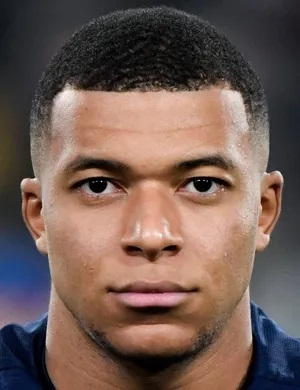
#> input picture cw12/images/ninja_turtle.jpg, 300 x 390 px
$ python -i tasks.py   (imports and definitions only)
#> lines starting #> are read from the running program, lines starting #| are printed output that depends on the picture
#> further down, picture is the input picture: shape (390, 300, 3); mean B, G, R 83.3, 91.1, 112.7
### cw2/util.py
import cv2
import numpy as np

# [12 lines left out: functions load_image, preprocess_image, not called in this run]

def show_image(title, image):
    cv2.imshow(title, image)
    cv2.waitKey(0)
    cv2.destroyAllWindows()

### cw12/tasks.py
import cv2
import numpy as np
from util import show_image

# [15 lines left out: functions task_1, task_2, not called in this run]

def task_3(image):
    B, G, R = cv2.split(image)
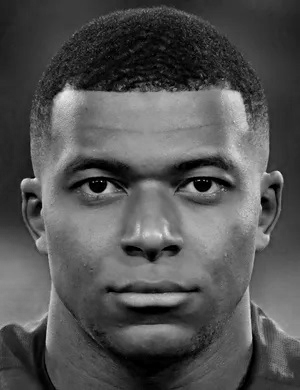
#> B: shape (390, 300); min 0, max 237, mean 83.3
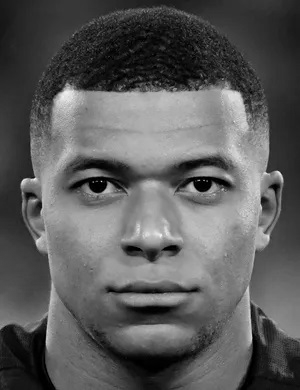
#> G: shape (390, 300); min 0, max 244, mean 91.1
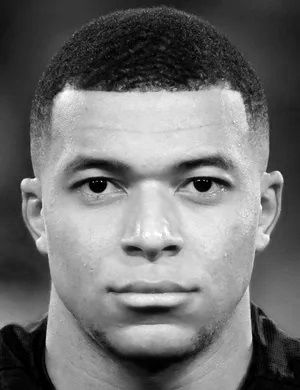
#> R: shape (390, 300); min 0, max 255, mean 112.7
    merged_rgb = cv2.merge([R, B, G])
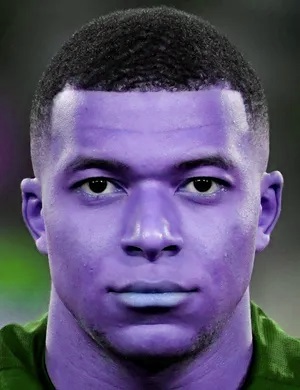
#> merged_rgb: shape (390, 300, 3); mean of channels 0, 1, 2 112.7, 83.3, 91.1; drawn as B, G, R
    show_image("Swapped Channels (R, B, G)", merged_rgb)

    G[:] = 0  # Set green channel to zero
#> G: shape (390, 300); every value is 0
    modified = cv2.merge([B, G, R])
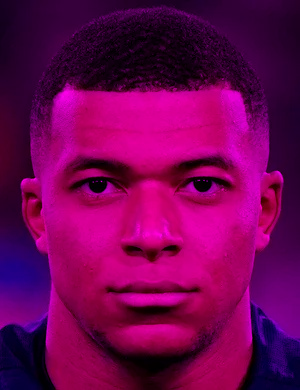
#> modified: shape (390, 300, 3); mean B, G, R 83.3, 0, 112.7
    show_image("Green Channel Zeroed", modified)

# [33 lines left out: functions task_4, task_5, task_6, not called in this run]

>>> import cv2
>>> picture = cv2.imread('images/ninja_turtle.jpg')
>>> result = task_3(picture)
